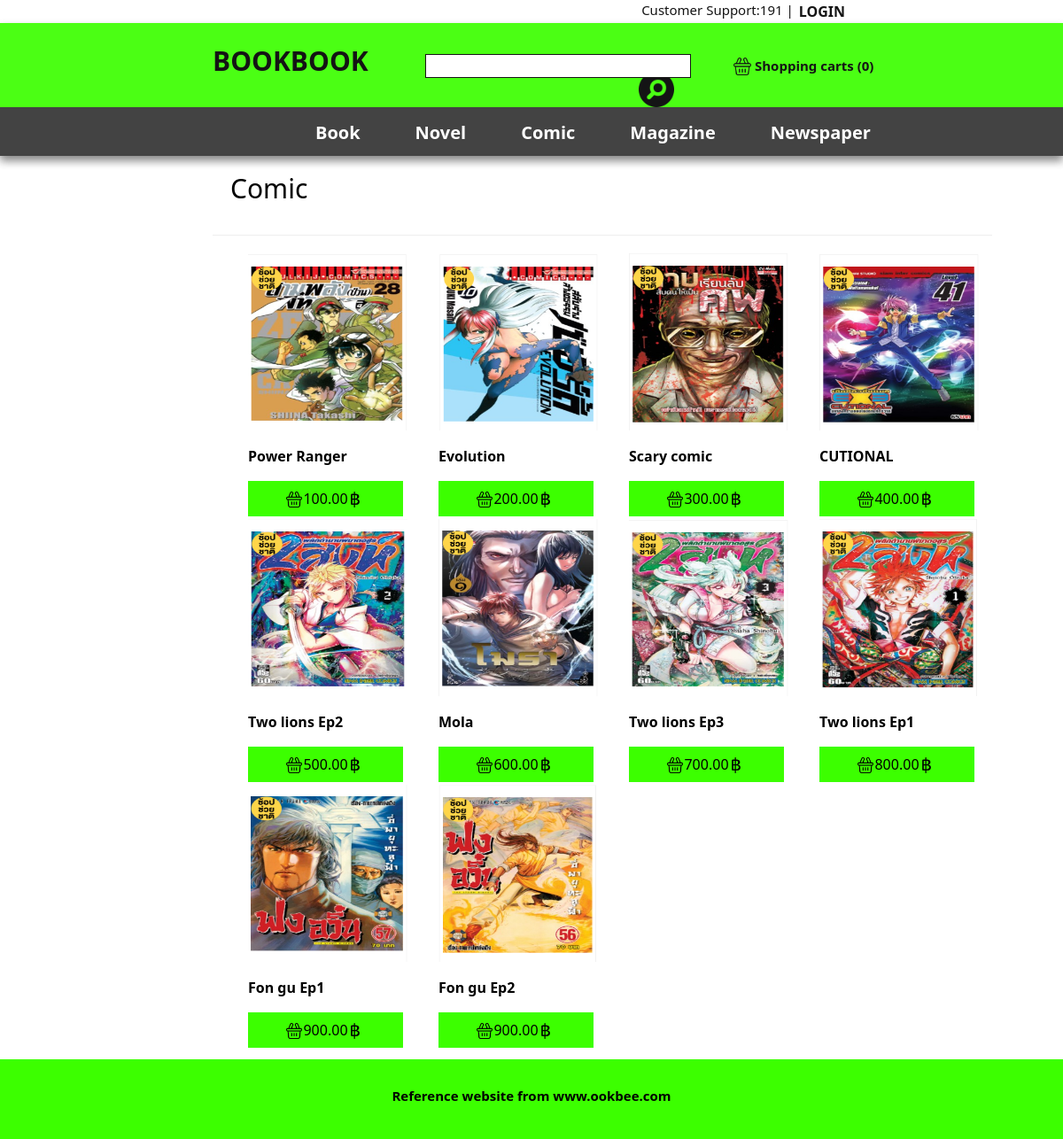
The app's page /Comic.php with its own data.
### tables this page shows
CREATE TABLE `books` (
  `book_id` int(11) NOT NULL,
  `book_name` varchar(100) NOT NULL,
  `book_type` varchar(100) NOT NULL,
  `book_price` int(255) NOT NULL,
  `book_dir` varchar(1000) NOT NULL
);

### phpcode.php (called while the page is built, shortened)
<?php
	require_once('conn.php');
if (isset($_SESSION['user_id'] )) {
	$a = "select count(*) as total from shoppingcarts where book_username='".$_SESSION['user_name']."'";
	$result=$conn->query($a);
	$data=$result->fetch_assoc();
	$totalbook=$data['total'];
}
else {
$totalbook=0;
}
?>

### Comic.php (the view, shortened to what this page needs)
<?php include 'phpcode.php';?>
<!DOCTYPE html>
<html>
    <head>
<link rel="stylesheet" href="Mystyle.css">
<link rel="stylesheet" href="login.css">
    </head>
    <body>
<header>
<div class="header">
	<div class="headup">
    <div class="headup-right">
	   <label style="float:left; ">Customer Support:191 |</label>
		 <?php
		 if(isset($_SESSION['check_log'])){
			  echo '<div class="dropdown3">';
			  echo "<button style='float:right; font-weight:bold;'class='btn' >".$_SESSION['user_firstname']."<l><img style='margin:0; margin-left:2px;' src='.\Phtos\drop-down-arrow.png' width='15px' height='15px'></i>"."</button>";
			  echo '<div class="dropdown-content3">';
			  echo '<a href="info.php">Info </a>';
			  echo '<a href="library.php">Library</a>';
			  echo '<a href="logout.php">Logout</a>';
			  echo '</div>';
			echo '</div>';
		}
		else {
			echo "<button style='float:right; font-weight:bold;' onclick=document.getElementById('id01').style.display='block' class='btn' >LOGIN</button>";
		}?>
    </div>
		</div>
    <div class="head">
		<a href="bookbook.php">	<p style="color: black; margin-left: 20%; margin-top: 20px; font-size: 30px;font-weight: bold;">BOOKBOOK</p></a>
    <div class="serach">
      <form method="post" action="search.php">
      <input style="width:300px; border: solid; border-width: 1px;" type="text" name='search'/>
     <div class="autofit">
       <input type="image" name="submit" src=".\Phtos\search.png" border="0" alt="Submit" style="width: 40px;" />
     </div>
       </form>
     </div>
	<div class="shopping">
     <div class="autofit2">
        <img src=".\Phtos\shopping-basket.png" class="clsimg">
     </div>
	 <a href="shoppingcarts.php"><p style="float: left; position: absolute;margin-left: 71%;margin-top:-58px; ">Shopping carts (<?php echo $totalbook; ?>)</p></a>
    </div>
    <div class="nav">
        <div class="menu">
            <ul style="margin-top: 0px;">
                <li><a href="Book.php">Book</a></li>
                <li><a href="Novel.php">Novel</a></li>
                <li><a href="Comic.php">Comic</a></li>
                <li><a href="Magazine.php">Magazine</a></li>
                <li><a href="Newspaper.php">Newspaper</a></li>
          </ul>
        </div>
    </div>
	</div>
</div>
		</header>
<div class="content2">
 <div class="main2">
  <div class="box">
<h2><p style="margin-left: 20px;">Comic</p></h2>
 <hr>
 <div class="Recommend">
	 <?php
	 				$a="SELECT * from books WHERE book_type = 'comic' and book_id >12;";
	 									if($result=$conn->query($a)){
	 									while ($row=$result->fetch_array()){
	 									echo "<div class='product'>";
	 									echo '<img src="'.$row['book_dir'].'" width="180px" height="200px">';
	 									echo "<p>".$row['book_name']."</p>";
	 									echo "<div class='btn_lay'>";
	 									if(	isset($_SESSION['user_id']) ){
	 										echo "<a href='addtocartdata.php?id=".$row['book_id']."'>";
	 										echo "<button class='btn_add' name='add_to_cart' value='".$row['book_price'].".00'/>";
	 										echo $row['book_price'].".00";
	 										echo '<img style="position:absolute; top:12px; right:114px;" src=".\Phtos\shopping-basket.png" width="18px" height="18px"/>';
	 										echo '<img style="position:absolute; top:12px; right:45px;" src=".\Phtos\baht.png" width="18px" height="18px"/>';
	 										echo "</button>";
	 										echo "</a>";
	 										echo "</div>";
	 										echo  "</div>";
	 									}
	 									else{
	 										echo "<button onclick=document.getElementById('id01').style.display='block'  class='btn_add' name='add_to_cart' value='".$row['book_price'].".00'/>";
	 										echo $row['book_price'].".00";
	 										echo '<img style="position:absolute; top:12px; right:114px;" src=".\Phtos\shopping-basket.png" width="18px" height="18px"/>';
	 										echo '<img style="position:absolute; top:12px; right:45px;" src=".\Phtos\baht.png" width="18px" height="18px"/>';
	 										echo "</div>";
	 										echo  "</div>";
	 									}
	 							 }
	 						}
	 ?>
 </div>
</div>
</div>
<div class="footer">
  <center style="margin-top:30px;color:black;font-weight:bold;"><text >Reference website from <a href="https://www.ookbee.com">www.ookbee.com</a></text></center>
</div>
</div>
</body>
</html>

### Mystyle.css (style rules this page uses)
* { font-family: "Segoe UI", "DejaVu Sans", "Trebuchet MS", Verdana, "sans-serif"; }
body,html { margin: 0; height:auto; }
body { background-color: #fff; }
header { float: left; height:auto; position:fixed; width:100%; box-shadow:0 5px 10px rgba(0,0,0,0.3); z-index:10; }
.header { float: left; width:100%; background: #ffffff; opacity:0.92; }
.head { float: left; background-color:#3cff00; width: 100%; height: auto; position:relative; box-shadow:0 5px 10px rgba(0,0,0,0.3); }
.headup { width: 100%; height: 20px; background-color: white; margin: 0; }
.headup-right { width: auto; float: right; margin-right: 20%; }
.main2 { float: left; width:100%; height:auto; background-color: white; margin-top: 160px; margin-bottom: 10px; }
.nav { float: left; width: 100%; height: 55px; background-color: #333; }
.menu { float:left; width: 60%; margin-top: 0; height: 50px; color:white; margin-left: 25%; }
.footer { float: left; background-color:#3cff00; width: 100%; height: 90px; margin:0; left: 0; bottom: 0; }
.content2 { height: auto; width:100%; top:730px; height: 100%; background-color:white; }
.btn { border: none; background-color: inherit; font-size: 16px; cursor: pointer; display: inline-block; color: black; }
a { font-weight: bold; color: black; text-decoration: none; }
ul { width: 100%; height: 55px; list-style-type: none; margin: 0; padding-left: 10px; overflow: hidden; background-color: #333; font-size: 20px; }
li { float: left; margin-left: 30px; }
li a { display: block; color: white; text-align: center; padding: 14px 16px; text-decoration: none; }
.box { background-color:white; width: 880px; height: auto; margin-left: 20%; float: left; }
.serach { width: 30%; float: left; position: absolute; margin-left: 40%; margin-top: -60px; }
.autofit { width: 40px; height:40px; margin-top: 0; float: right; margin-right: 22%; margin-top: -7px; }
.autofit2 { width: 20px; height:20px; margin-top:-58px; position: absolute; float: left; margin-left: 69%; }
.clsimg { max-height:100%; max-width:100% }
.product { float: left; }
.Recommend { width: 100%; height: auto; float: left; }
.product { float: left; width: 175px; height: 300px; margin-left: 40px; display: inline-block; }
.product .btn_add { width: 100%; height: 40px; background-color: #3cff00; border: none; color: black; text-align: center; text-decoration: none; display: inline-block; font-size: 16px; }
.product p { font-weight: bold; font-size: 16px; }
.btn_lay { width: 100%; height: 40px; position: relative; }

### login.css (style rules this page uses)
* { -webkit-box-sizing:border-box;-moz-box-sizing:border-box;box-sizing:border-box }
html { -ms-text-size-adjust:100%;-webkit-text-size-adjust:100% }
body { margin:0 }
article,aside,details,figcaption,figure,footer,header,hgroup,main,menu,nav,section,summary { display:block }
a { background-color:transparent }
img { border:0 }
button { background-color:#BEBEBE; color:#FFFFFF; }
hr { -moz-box-sizing:content-box;box-sizing:content-box }
button,input,select,textarea { font:inherit;margin:0 }
button { overflow:visible }
button,select { text-transform:none }
button,html input[type=button],input[type=reset],input[type=submit] { -webkit-appearance:button;cursor:pointer }
html,body { font-family:Verdana,sans-serif;font-size:15px;line-height:1.5 }
html { overflow-x:hidden }
h1,h2,h3,h4,h5,h6,.w3-slim,.w3-wide { font-family:"Segoe UI",Arial,sans-serif }
h2 { font-size:30px }
h1,h2,h3,h4,h5,h6 { font-weight:400;margin:10px 0 }
hr { height:0;border:0;border-top:1px solid #eee;margin:20px 0 }
img { margin-bottom:-5px }
a { color:inherit }

### records on screen
books: book_dir (picture), book_name "Power Ranger", book_price "100"
books: book_dir (picture), book_name "Evolution", book_price "200"
books: book_dir (picture), book_name "Scary comic", book_price "300"
books: book_dir (picture), book_name "CUTIONAL", book_price "400"
books: book_dir (picture), book_name "Two lions Ep2", book_price "500"
books: book_dir (picture), book_name "Mola", book_price "600"
books: book_dir (picture), book_name "Two lions Ep3", book_price "700"
books: book_dir (picture), book_name "Two lions Ep1", book_price "800"
books: book_dir (picture), book_name "Fon gu Ep1", book_price "900"
books: book_dir (picture), book_name "Fon gu Ep2", book_price "900"

### other values on screen
$totalbook "0"
